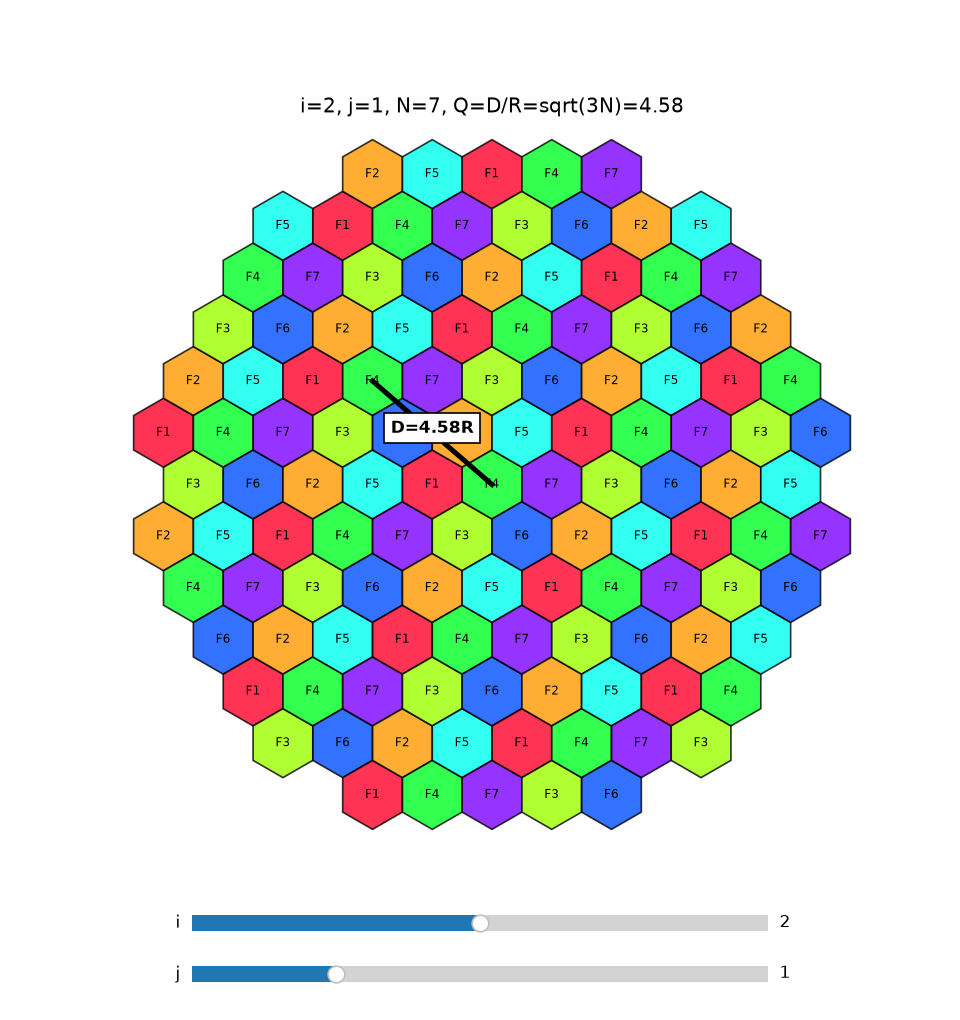

Write the Python code that produced this figure.

# Exp 2: Frequency reuse - drag sliders to change i, j
# N = i^2 + i*j + j^2, Q = D/R = sqrt(3N)

import numpy as np
import matplotlib.pyplot as plt
from matplotlib.patches import RegularPolygon
from matplotlib.widgets import Slider

fig, ax = plt.subplots(figsize=(8, 8.5))
plt.subplots_adjust(bottom=0.17)

s_i = Slider(
    plt.axes([0.2, 0.08, 0.6, 0.03]),
    "i", 0, 4, valinit=2, valstep=1
)

s_j = Slider(
    plt.axes([0.2, 0.03, 0.6, 0.03]),
    "j", 0, 4, valinit=1, valstep=1
)


def draw(_=None):
    i, j = int(s_i.val), int(s_j.val)

    if i == j == 0:
        return

    N = i*i + i*j + j*j
    Q = np.sqrt(3*N)
    R = 1.0

    ax.clear()
    cells, keys = [], {}

    for q in range(-12, 13):
        for r in range(-12, 13):
            x = np.sqrt(3)*R*(q + r/2)
            y = 1.5*R*r

            if np.hypot(x, y) > 10:
                continue

            k = (
                (q*(i+j) + r*j) % N,
                (r*i - q*j) % N
            )

            c = keys.setdefault(k, len(keys))
            cells.append((x, y, c))

            ax.add_patch(
                RegularPolygon(
                    (x, y), 6, radius=R,
                    fc=plt.cm.gist_rainbow(c/N),
                    ec="k", alpha=.8
                )
            )

            ax.text(
                x, y, f"F{c+1}",
                ha="center", va="center", fontsize=7
            )

    x0, y0, c0 = next(
        c for c in cells if c[0] == 0 and c[1] == 0
    )

    near = min(
        (c for c in cells
         if c[2] == c0 and c[:2] != (x0, y0)),
        key=lambda c: np.hypot(c[0]-x0, c[1]-y0)
    )

    ax.plot(
        [x0, near[0]], [y0, near[1]], "k-", lw=3
    )

    ax.text(
        (x0+near[0])/2, (y0+near[1])/2,
        f"D={np.hypot(near[0]-x0, near[1]-y0):.2f}R",
        ha="center", fontweight="bold",
        bbox=dict(fc="w", ec="k")
    )

    ax.set_xlim(-10.5, 10.5)
    ax.set_ylim(-10.5, 10.5)
    ax.set_aspect("equal")
    ax.axis("off")

    ax.set_title(
        f"i={i}, j={j}, N={N}, "
        f"Q=D/R=sqrt(3N)={Q:.2f}"
    )

    fig.canvas.draw_idle()

    print(
        f"i={i} j={j} N={N} Q=D/R={Q:.2f} "
        f"each cell gets 1/{N} of the total channels"
    )


s_i.on_changed(draw)
s_j.on_changed(draw)
draw()

fig.savefig("exp2_reuse.png", dpi=120)
plt.show()
